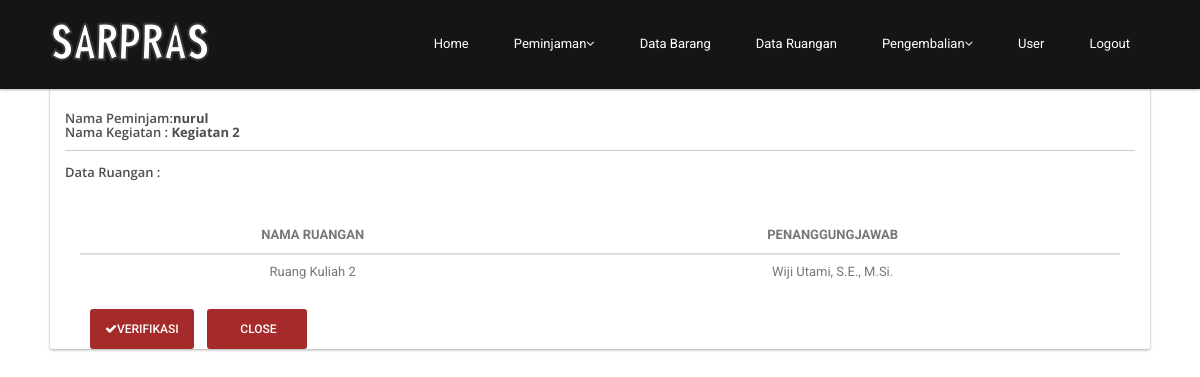
Screenshot of /peminjamanRuang/detail/Kegiatan 2 (signed in) with the database file from the repository.
### tables this page shows
CREATE TABLE `tb_peminjaman_ruangan` (
  `id` int(10) UNSIGNED NOT NULL,
  `id_user` varchar(50) NOT NULL,
  `nama_peminjam` varchar(50) NOT NULL,
  `nama_kegiatan` varchar(255) NOT NULL,
  `ruangan_id` int(10) UNSIGNED NOT NULL,
  `tgl_dipakai` timestamp NOT NULL DEFAULT CURRENT_TIMESTAMP ON UPDATE CURRENT_TIMESTAMP,
  `tgl_selesai` timestamp NOT NULL DEFAULT '0000-00-00 00:00:00',
  `status_pinjam` tinyint(1) NOT NULL DEFAULT '0',
  `created_at` timestamp NULL DEFAULT NULL,
  `updated_at` timestamp NULL DEFAULT NULL
);

CREATE TABLE `tb_ruangan` (
  `id` int(10) UNSIGNED NOT NULL,
  `nama_ruangan` varchar(255) NOT NULL,
  `letak` varchar(255) NOT NULL,
  `penanggung_jawab_id` int(3) NOT NULL,
  `created_at` timestamp NULL DEFAULT NULL,
  `updated_at` timestamp NULL DEFAULT NULL
);

CREATE TABLE `tb_penanggung_jawab` (
  `id` int(3) NOT NULL,
  `nama_pj` varchar(50) NOT NULL,
  `username` varchar(50) NOT NULL
);

### app/controller/peminjamanRuang.php (called while the page is built, shortened)
<?php
class peminjamanRuang extends controller {
    function __construct()
    {
        $this->model = $this->model->load('peminjamanRuang');
    }
    function detail($id){
        $this->view->data = $this->model->getDetail($id);
        $this->view->data1 = $this->model->getInfo($id);
        $this->view->display('detail_ruangan','admin');
    }
  }

### index.php (called while the page is built, shortened)
<?php
require 'config/database.php';
require 'libs/controller.php';
require 'libs/model.php';
require 'libs/database.php';
$app = new routing();

### libs/database.php (called while the page is built, shortened)
<?php
class database extends PDO {
    public function selectAll($query, $fetchMode = PDO::FETCH_ASSOC) {
        try {
            $stmt = $this->prepare($query);
            $stmt->execute();
            return $stmt->fetchAll($fetchMode);
        } catch (PDOException $e) {
            echo $e->getMessage();
        }
    }
}

### app/model/m_peminjamanRuang.php (called while the page is built, shortened)
<?php
class m_peminjamanRuang extends model
{
    function getDetail($id) {
        return $this->db->selectAll("SELECT * FROM tb_peminjaman_ruangan pr join tb_ruangan r ON ruangan_id = r.id
        JOIN tb_penanggung_jawab pj ON penanggung_jawab_id = pj.id where nama_kegiatan='$id'");
    }
    function getInfo($id) {
        return $this->db->selectAll("SELECT * FROM tb_peminjaman_ruangan pr join tb_ruangan r ON ruangan_id = r.id
        JOIN tb_status on id_status = status_pinjam where nama_kegiatan='$id' GROUP BY nama_kegiatan");
    }
}

### libs/controller.php (called while the page is built, shortened)
<?php
class controller {
    function __construct() {
        $this->model = new model();
    }
}

### libs/model.php (called while the page is built, shortened)
<?php
class model {
    function __construct() {
        $this->db = new database();
    }
    function load($model) {
        $path = 'app/model/m_' . $model . '.php';
        if (file_exists($path)) {
            return new $modelName();
        } else {
            echo 'Kesalahan: m_' . $model . '.php tidak ditemukan';
        }
    }
}

### app/view/admin/v_detail_ruangan.php (the view, shortened to what this page needs)
<?php require_once(__DIR__.'/../part/header.php');?>
<div id="page-login" class="page-logreg">
    <div id="main">
        <div class="container clearfix">
            <div class="card clearfix section">
                <div class="card-body">
                    <div class="desktop">
                        <section class="content">
                            <br>
                            <br>
                            <div class="box box-primary">
                                <div class="box-body">
                                    <div style="float: left; margin-right: 100px;">
                                        <?php
                                        foreach ($this->data1 as $key => $value){?>
                                            <h6>Nama Peminjam:<b><?php echo $value['nama_peminjam'] ?></b></h6>
                                            <h6>Nama Kegiatan : <b><?php echo $value['nama_kegiatan'] ?></b></h6>
                                        <?php } ?>
                                    </div>
                                    <br>
                                    <br>
                                    <hr style="width: 100%">
                                    <h5>Data Ruangan : </h5>
                                    <br>
                                    <br>
                                    <br>
                                    <div class="table-responsive col-md-12">
                                        <table class="table table-hover">
                                            <thead>
                                            <th>Nama Ruangan</th>
                                            <th>Penanggungjawab</th>
                                            </thead>
                                            <tbody>
                                            <?php foreach ($this->data as $key => $value){?>
                                                <tr>
                                                    <td><?php echo $value['nama_ruangan'] ?></td>
                                                    <td><?php echo $value['nama_pj'] ?></td>
                                                </tr>
                                            <?php } ?>
                                            </tbody>
                                        </table>
                                    </div>
                                    <div style="margin-top: 20px">
                                        <div class="col-md-6">
                                            <a href="<?php echo URL; ?>/peminjamanRuang/verifikasiKtu/<?php echo $value['nama_kegiatan'] ?>" style="margin-left: 10px" class="btn btn-sm btn-default"> <i
                                                    class="fa fa-btn fa-check"></i>Verifikasi</a>
                                            <a href="<?php echo URL; ?>/peminjamanRuang" style="margin-left: 10px" class="btn btn-sm btn-default">
                                                <i class="fa fa-btn fa-close"></i> close</a>
                                        </div>
                                    </div>
                                </div>
                            </div>
                        </section>
                    </div>
                </div>
            </div>
        </div>
    </div>

### public/css/main.css (style rules this page uses)
h1, h2, h3, h4, h5, h6 { font-weight: 600; font-family: 'Open Sans', sans-serif; color:#4e4e4e; }
a { color: #c52d2f; -webkit-transition: color 300ms, background-color 300ms; -moz-transition: color 300ms, background-color 300ms; -o-transition: color 300ms, background-color 300ms; transition: color 300ms, background-color 300ms; }
hr { border-top: 1px solid #e5e5e5; border-bottom: 1px solid #fff; }

### public/css/style.css (style rules this page uses)
a, a:hover { color: #36BEEA }
.container { width: 1100px; padding: 0px }
.btn { background: brown; min-width: 100px; max-height: 40px; font-weight: 500; display: inline-block; padding: 0px 15px; border: none; border-radius: 3px; text-transform: uppercase; cursor: pointer; color: #fff; font-family: 'Roboto', sans-serif; line-height: 40px; -webkit-box-sizing: border-box; -moz-box-sizing: border-box; box-sizing: border-box }
.card { position: relative; background-color: #fff; color: #313534; border-radius: 2px; -webkit-box-shadow: 0 1px 3px 0 rgba(0, 0, 0, 0.33); box-shadow: 0 1px 3px 0 rgba(0, 0, 0, 0.33) }
.card-body { padding: 15px; position: relative }
table { width: 100%; color: #777 }
table th { vertical-align: middle; text-transform: uppercase; padding: 8px; text-align: center; line-height: 25px; border-bottom: 2px solid #ddd }
table tbody td { padding: 8px; border-top: 1px solid #ddd; vertical-align: top; line-height: 20px; text-align: center; vertical-align: middle; }
#main { margin: 70px 0px 0px }

### rows the page displays
tb_peminjaman_ruangan: nama_peminjam "nurul", nama_kegiatan "Kegiatan 2", ruangan.nama_ruangan "Ruang Kuliah 2", tb_penanggung_jawab.nama_pj "Wiji Utami, S.E., M.Si."
